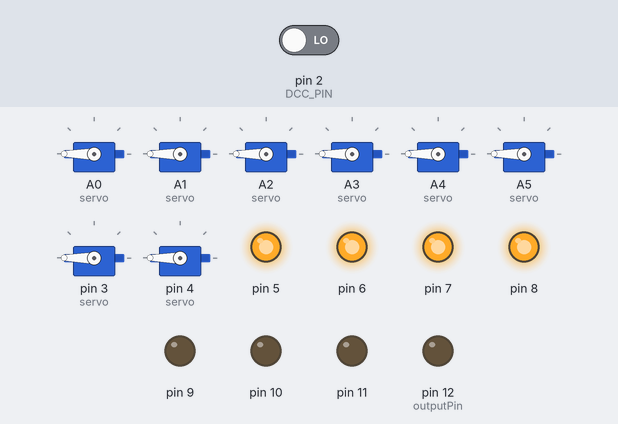
The program below on a simulated Arduino Nano, built with avr-gcc and run on an emulated ATmega328P. Shown: 8 × servo, output pins drawn as LEDs (lit = HIGH). The inputs (shaded band) are chosen by the test bench; at power-on: pin 2 (DCC_PIN) LOW. EEPROM starts erased; what the program prints to the serial monitor is not drawn.

Above: at 0.1 s.
At 1.3 s:
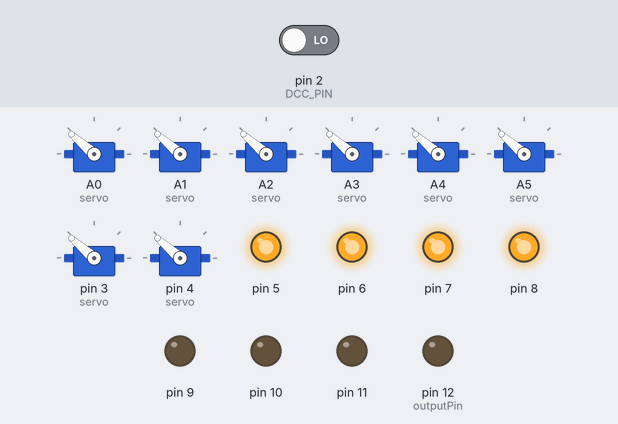
At 1.92 s:
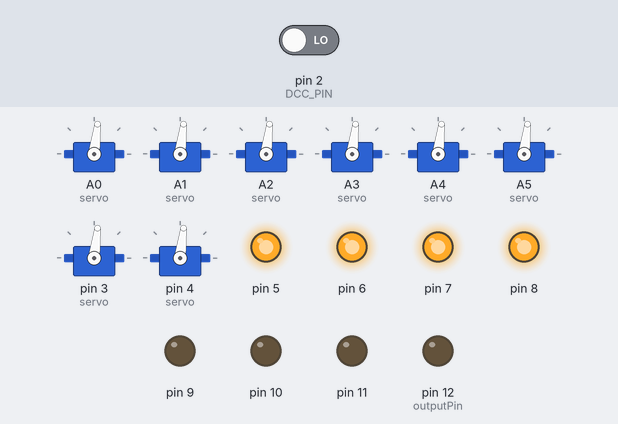
At 2.3 s:
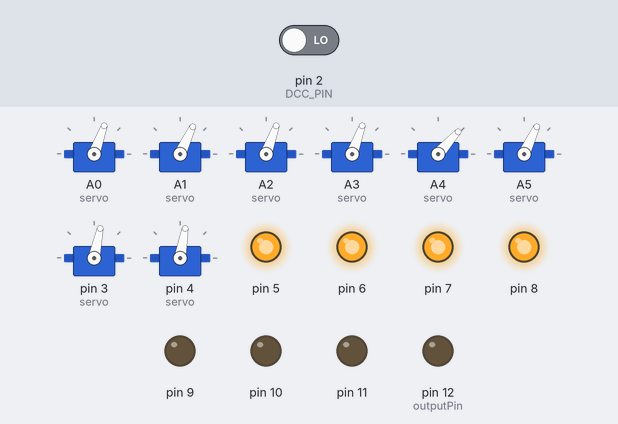
Timing chart, 0 to 3.8 s (numbered marks = the images above):
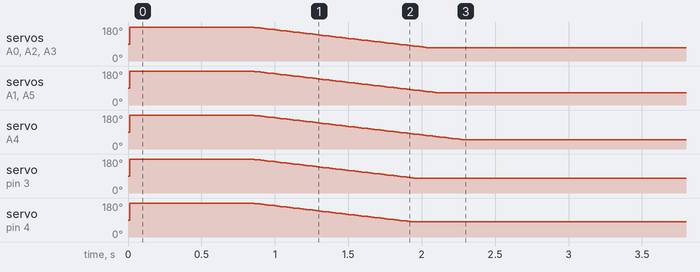

The program:

main.cpp
```cpp
// (licence header left out)
#include "Arduino.h"
#include <EEPROM.h>
#include <NmraDcc.h>
#include <Servo.h>

const char Vers[] = "Weichen BR3 VSC 25ß706";
//--------------------------------------------

#define DCC_PIN 2
NmraDcc Dcc;

const byte servoDelay = 10; // 25
const byte maxServo   = 8;  // needed number

unsigned long servoTime = millis() + servoDelay;

struct servoData {
  uint16_t address;
  byte outputPin; 		// Arduino output pin for additional function (not where servo is attached to)
  byte outputInverse;
  byte pos;
  byte setPos;
  byte minPos;
  byte maxPos;
  Servo servo;
};

servoData Servo[maxServo];

void setServoConfig() {
	Servo[0].address = 93;	//WBR31 stillgelegt jezt Trix 122
	Servo[0].outputPin = 12;
	Servo[0].outputInverse = true;
	Servo[0].servo.attach(A0);
	Servo[0].minPos = 70;   //72
	Servo[0].maxPos = 97;   //118

	Servo[1].address = 94;  //WBR32
	Servo[1].outputPin = 11;
	Servo[1].outputInverse = true;
	Servo[1].servo.attach(A1);
	Servo[1].minPos = 65;   //68
	Servo[1].maxPos = 112;

	Servo[2].address = 95;	//WBR33 BW Nebenbahn
	Servo[2].outputPin = 10;
	Servo[2].outputInverse = true;
	Servo[2].servo.attach(A2);
	Servo[2].minPos = 70;   //85 Hauptstrecke
	Servo[2].maxPos = 135;  //135

	Servo[3].address = 96;  //WBR34 BWl
	Servo[3].outputPin = 9;
	Servo[3].outputInverse = true;
	Servo[3].servo.attach(A3);
	Servo[3].minPos = 70; //70
	Servo[3].maxPos = 130;

	Servo[4].address = 97;	//WBR35 BWr
	Servo[4].outputPin = 8;
	Servo[4].outputInverse = false;
	Servo[4].servo.attach(A4);
	Servo[4].minPos = 48; // 68
	Servo[4].maxPos = 123; //105

	Servo[5].address = 98; //WBR36
	Servo[5].outputPin = 7;
	Servo[5].outputInverse = false;
	Servo[5].servo.attach(A5);
	Servo[5].minPos = 65;
	Servo[5].maxPos = 117;

	Servo[6].address = 99; //WBR37 Bogenweiche
	Servo[6].outputPin = 6;
	Servo[6].outputInverse = false;
	Servo[6].servo.attach(3);
	Servo[6].minPos = 78;
	Servo[6].maxPos = 112; // gerade

	Servo[7].address = 100; //Ek1 Servo Entkuppler
	Servo[7].outputPin = 5;
	Servo[7].outputInverse = false;
	Servo[7].servo.attach(4);
	Servo[7].minPos = 80;
	Servo[7].maxPos = 100;
}

void setRelay(int i) {
	if (Servo[i].setPos == Servo[i].maxPos)
		digitalWrite(Servo[i].outputPin, Servo[i].outputInverse);
	if (Servo[i].setPos == Servo[i].minPos)
		digitalWrite(Servo[i].outputPin, !Servo[i].outputInverse);
}

void notifyDccAccTurnoutOutput(uint16_t Addr, uint8_t Direction, uint8_t OutputPower) {
	Serial.println(Addr);
  Serial.println(Direction);

  for(int i=0; i<maxServo; i++) {
      if(Addr == Servo[i].address)
      {
        Serial.print(Addr);
		if(Direction == 1) {   //prüfen ??????
          EEPROM.write(i, Servo[i].maxPos);
          Servo[i].setPos = Servo[i].maxPos;
		  Serial.println(" > max"); }
        else {
          EEPROM.write(i, Servo[i].minPos);
          Servo[i].setPos = Servo[i].minPos;
		  Serial.println(" > min");
        }
        setRelay(i);
      }
  }
}

void setup() {
	Serial.begin(9600);
	Serial.println(Vers);
	setServoConfig();
	for (int i = 0; i < maxServo; i++) {
		Servo[i].pos = EEPROM.read(i);
		pinMode(Servo[i].outputPin, OUTPUT); ///
		if (Servo[i].pos == Servo[i].maxPos) {
			Servo[i].setPos = Servo[i].maxPos;
		} else {
			Servo[i].setPos = Servo[i].minPos;
		}
		setRelay(i);
	}
  Dcc.pin(digitalPinToInterrupt(DCC_PIN), DCC_PIN, false);
  Dcc.init(MAN_ID_DIY, 1, FLAGS_DCC_ACCESSORY_DECODER | FLAGS_OUTPUT_ADDRESS_MODE, 0);
}

void loop() {
   Dcc.process();
   if (millis() > servoTime) {
      servoTime = millis() + servoDelay;
      for(int i=0; i<maxServo; i++) {
        if (Servo[i].pos < Servo[i].setPos)  Servo[i].pos++;
        if (Servo[i].pos > Servo[i].setPos)  Servo[i].pos--;
        Servo[i].servo.write(Servo[i].pos);
     }
   }
}
```
